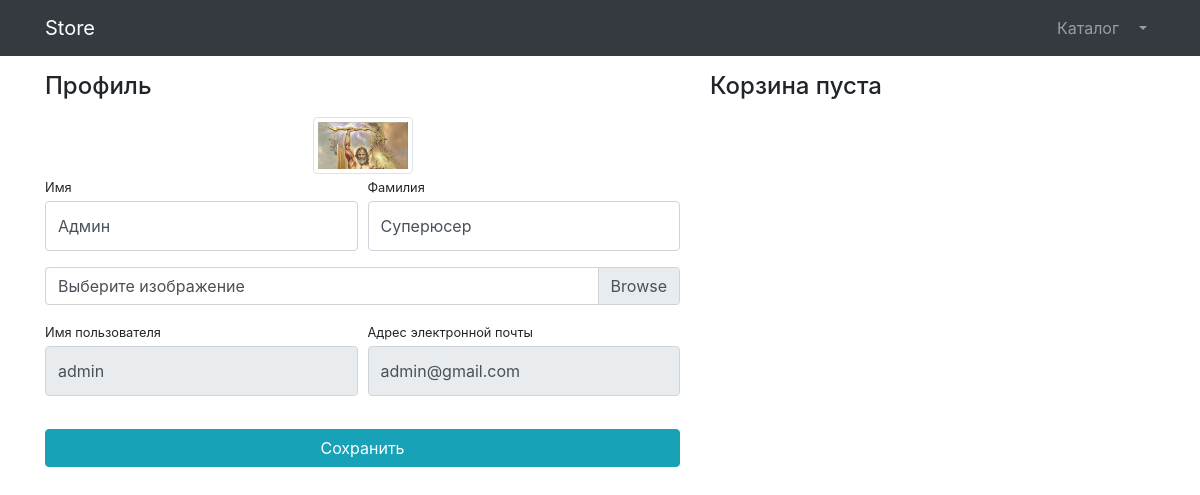
/users/profile (signed in), run on the app's committed database.
### users/models.py (models this page shows)
class User(AbstractUser):
    image = models.ImageField(upload_to='users_images', null=True, blank=True)

### users/views.py (the view)
# urls.py: path('profile', profile, name='profile'),
def profile(request):
    if request.method == 'POST':
        form = UserProfileForm(instance=request.user, data=request.POST, files=request.FILES)
        if form.is_valid():
            form.save()
            return HttpResponseRedirect(reverse('users:profile'))
    else:
        form = UserProfileForm(instance=request.user)
    context = {'title': 'Store профиль',
               'form': form,
               'baskets': Basket.objects.filter(user=request.user)
               }
    return render(request, 'users/profile.html', context)

### users/forms.py
class UserProfileForm(UserChangeForm):
    first_name = forms.CharField(widget=forms.TextInput(attrs={'class': 'form-control py-4'}))
    last_name = forms.CharField(widget=forms.TextInput(attrs={'class': 'form-control py-4'}))
    image = forms.ImageField(widget=forms.FileInput(attrs={'class': "custom-file-label"}), required=False)
    username = forms.CharField(widget=forms.TextInput(attrs={'class': 'form-control py-4', 'readonly': True}))
    email = forms.CharField(widget=forms.EmailInput(attrs={'class': 'form-control py-4', 'readonly': True}))
    class Meta:
        model = User
        fields = {'first_name', 'last_name', 'image', 'username', 'email'}

### users/templates/users/profile.html (shortened to what this page needs)
{% extends 'products/base.html' %}
{% load static %}
{% block css %}
<link href="{% static 'vendor/css/profile.css' %}" rel="stylesheet">
{% endblock %}
{% block content %}
<div class="container">
    <div class="row">
        <div class="col-lg-7">
            <h4 class="mt-3 mb-3">Профиль</h4>
            <div class="col-lg-12 text-center">
                <img width="100" height="100"
                     src="{% if user.image %} {{ user.image.url }} {% else %} {% static 'vendor/img/users/default_avatar.jpg' %} {% endif %}"
                     class="img-thumbnail">
            </div>
            <form action="{% url 'users:profile' %}" method="post" enctype="multipart/form-data">
                <div class="form-row">
                    <div class="col-lg-6">
                        <div class="form-group">
                            <label class="small mb-1" for="{{ form.first_name.id_for_label }}">
                                Имя
                            </label>
                            {{ form.first_name }}
                        </div>
                    </div>
                    <div class="col-lg-6">
                        <div class="form-group">
                            <label class="small mb-1" for="{{ form.last_name.id_for_label }}">
                                Фамилия
                            </label>
                            {{ form.last_name }}
                        </div>
                    </div>
                </div>
                <div class="form-row mb-2">
                    <div class="col-lg-12">
                        <div class="custom-file">
                            <label class="custom-file-label" for="{{ form.image.id_for_label }}">
                                Выберите изображение
                            </label>
                        </div>
                    </div>
                </div>
                <div class="form-row">
                    <div class="col-lg-6">
                        <label class="small mb-1" for="{{ form.username.id_for_label }}">
                            Имя пользователя
                        </label>
                        {{ form.username }}
                    </div>
                    <div class="col-lg-6">
                        <label class="small mb-1" for="{{ form.email.id_for_label}}">
                            Адрес электронной почты
                        </label>
                        {{ form.email }}
                    </div>
                </div>
                <div class="form-row">
                    <div class="col-lg-12" style="margin-top: 33px;">
                        <input class="btn btn-info btn-block" type="submit" value="Сохранить">
                    </div>
                </div>
            </form>
        </div>
        <div class="col-lg-5">
            {% include 'products/baskets.html' %}
        </div>
    </div>
</div>
{% endblock %}

### data on the page
User: image (picture), first_name "Админ", last_name "Суперюсер", username "admin", email "admin@gmail.com"
